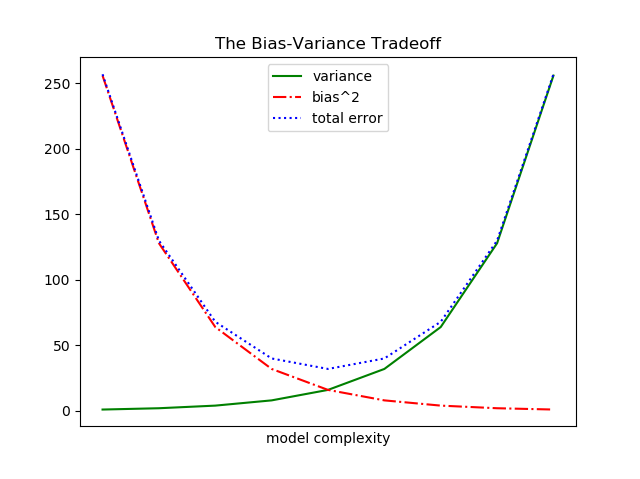

This figure's Python source:
from matplotlib import pyplot as plt

variance = [1,2,4,8,16,32,64,128,256]
bias_squared = [256,128,64,32,16,8,4,2,1]
total_error = [x+y for x,y in zip(variance, bias_squared)]
xs = [i for i, _ in enumerate(variance)]

# 한 차트에 여러개 선을 그리기 위해 plt.plot을 여러번 호출 가능
plt.plot(xs, variance,      'g-', label='variance')         # 실선
plt.plot(xs, bias_squared,   'r-.', label='bias^2')         # 일점쇄선
plt.plot(xs, total_error,    'b:', label='total error')     # 점선    

plt.legend(loc=9)                       # legend=범례
plt.xlabel("model complexity")
plt.xticks([])
plt.title("The Bias-Variance Tradeoff")
plt.show()
